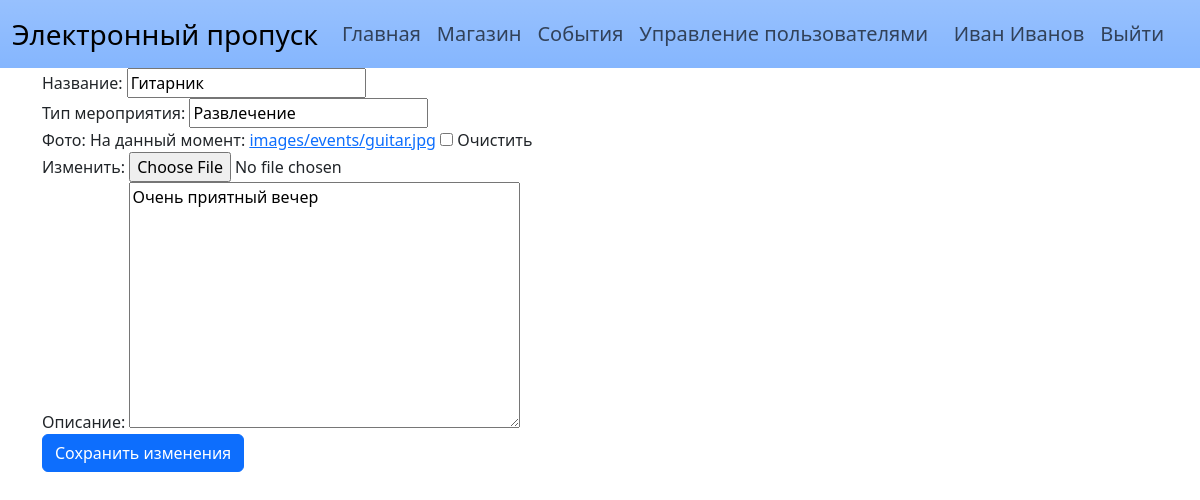
/events/edit/3/ (signed in), run on the app's committed database.
### events/models.py (models this page shows, shortened)
class Event(models.Model):
    title = models.CharField(max_length=200, verbose_name='Название')
    slug = models.SlugField(max_length=255, unique=True, db_index=True, verbose_name='URL', blank=True)
    address = models.CharField(max_length=200, verbose_name='Адрес')
    latitude = models.FloatField(null=True, blank=True, verbose_name='Широта')
    longitude = models.FloatField(null=True, blank=True, verbose_name='Долгота')
    type = models.CharField(max_length=100, blank=True, verbose_name='Тип мероприятия')
    image = models.ImageField(blank=True, upload_to='images/events/', verbose_name='Фото')
    time_start = models.DateTimeField(verbose_name='Дата и время начала')
    time_end = models.DateTimeField(verbose_name='Дата и время окончания')
    approved = models.BooleanField(default=False)
    description = models.TextField(verbose_name='Описание')
    organizator = models.ForeignKey(UserProfile, on_delete=models.CASCADE)

### events/views.py (the view)
# urls.py: path('edit/<slug:slug>/', edit_event, name='edit_event'),
@login_required
def edit_event(request, slug):
    event = get_object_or_404(Event, slug=slug)
    if request.method == 'POST':
        form = EventForm(request.POST, instance=event)
        if form.is_valid():
            form.save()
            event.save()
            return redirect('my_events')
    form = EventForm(instance=event)
    context = {
        'form': form,
        'tittle': 'Редактировать событие ' + event.title,
        'api_key': api_key,
    }
    return render(request, 'edit_event.html', context)

### events/forms.py
class EventForm(forms.ModelForm):
    class Meta:
        model = Event
        fields = ['title', 'type', 'image', 'time_start', 'time_end', 'description', 'address', 'latitude', 'longitude']
        widgets = {
            'address': forms.HiddenInput(),
            'latitude': forms.HiddenInput(),
            'longitude': forms.HiddenInput()
        }

### events/templates/edit_event.html (shortened to what this page needs)
{% extends 'new_event.html' %}
{% block add_button %}
<button type="submit" class="btn btn-primary">Сохранить изменения</button>
{% endblock %}

### events/templates/new_event.html (shortened to what this page needs)
{% extends 'base_events.html' %}
{% block content %}
<form method="post" enctype="multipart/form-data">
  <div class="container">
    <div class="row">
      <div class="col">
        <div class="form-group">
          {{ form.title.label_tag }}
          {{ form.title }}
        </div>
        <div class="form-group">
          {{ form.type.label_tag }}
          {{ form.type }}
        </div>
        <div class="form-group">
          {{ form.image.label_tag }}
          {{ form.image }}
        </div>
        <div class="form-group">
          {{ form.description.label_tag }}
          {{ form.description }}
        </div>
        {% block add_button %}{% endblock %}
      </div>
      <div class="col">
        <div id="map" style="width: 100%; height: 400px;"></div>
      </div>
    </div>
  </div>
</form>
{% endblock %}

### templates/base.html (shortened to what this page needs)
<!DOCTYPE html>
<html>
  <head>
    <link rel="stylesheet" href="https://cdn.jsdelivr.net/npm/bootstrap-icons@1.7.2/font/bootstrap-icons.css">
    <link href="https://cdn.jsdelivr.net/npm/bootstrap@5.3.0-alpha3/dist/css/bootstrap.min.css" rel="stylesheet">
    <link href="https://cdn.jsdelivr.net/npm/vuetify/dist/vuetify.min.css" rel="stylesheet">
    <nav class="navbar navbar-expand-lg navbar-light bg-primary bg-opacity-50 bg-gradient h-10">
      <div class="container-fluid">
        <a class="navbar-brand fs-3" >Электронный пропуск</a>
        <div class="collapse navbar-collapse fs-5" id="navbarNav">
          <ul class="navbar-nav me-auto mb-2 mb-lg-0">
            <li class="nav-item">
              <a class="nav-link" href="{% url 'home' %}">Главная</a>
            </li>
            <li class="nav-item">
              <a class="nav-link" href="{% url 'shop_index' %}">Магазин</a>
            </li>
            <li class="nav-item">
              <a class="nav-link" href="{% url 'event_main' %}">События</a>
            </li>
            {% if perms.auth.add_user %}
            <li class="nav-item">
              <a class="nav-link" href="{% url 'user_managment' %}">Управление пользователями</a>
            </li>
            {% endif %}
          </ul>
          <div class="d-flex">
            <ul class="navbar-nav me-3 mb-2 mb-lg-0">
              {% if user.is_authenticated %}
              <li class="nav-item">
                <a class="nav-link" href="#">{{ user.first_name }} {{ user.last_name }}</a>
              </li>
              <li class="nav-item">
                <a class="nav-link" href="{% url 'logout' %}">Выйти</a>
              </li>
              {% else %}
              <li class="nav-item">
                <a class="nav-link" href="{% url 'login' %}">Войти</a>
              </li>
              {% endif %}
            </ul>
          </div>
        </div>
      </div>
    </nav>
  </head>
  <body>
    <main>
      {% block content %}{% endblock %}
    </main>
  </body>
</html>

### data on the page
Event: title "Гитарник", type "Развлечение", description "Очень приятный вечер"

### other printed values
{{ user.first_name }} "Иван"
{{ user.last_name }} "Иванов"
